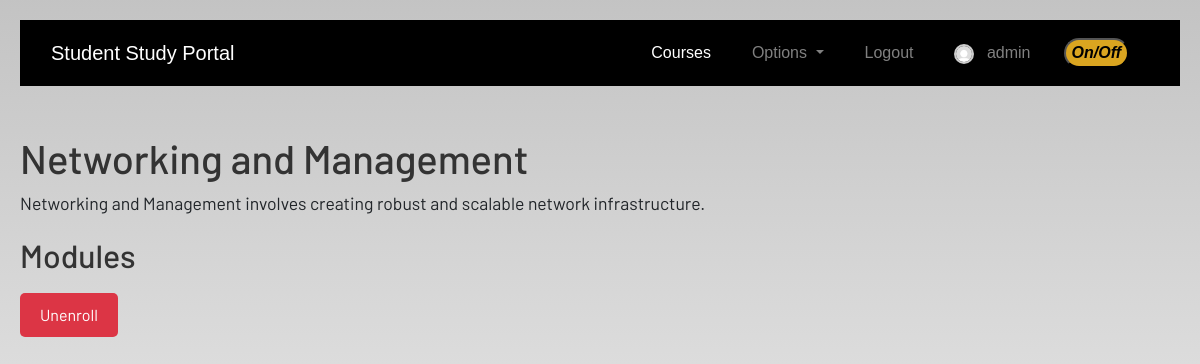
The app's page /courses/course/8/ (signed in) with its own data.
### course_enlistment/models.py (models this page shows, shortened)
class Course(models.Model):
    title = models.CharField(max_length=200)
    description = models.TextField()
    course_image = models.ImageField(upload_to='course_image', null=True, blank=True)
    created_at = models.DateTimeField(auto_now_add=True)
    updated_at = models.DateTimeField(auto_now=True)
    duration = models.DurationField(null=True, blank=True)

### course_enlistment/views.py (the view)
# urls.py: path('course/<int:course_id>/', views.course_detail, name='course_detail'),
@login_required
def course_detail(request, course_id):
    course = get_object_or_404(Course, id=course_id)
    modules = course.modules.all()
    enrolled = models.Enrollment.objects.filter(user=request.user, course=course).exists()
    return render(request, 'course_enlistment/course_detail.html', {'course': course, 'modules': modules, 'enrolled': enrolled})

### course_enlistment/templates/course_enlistment/course_detail.html (shortened to what this page needs)
{% extends 'dashboard/base.html' %}
{% block content %}
<!DOCTYPE html>
<html lang="en">
<head>
</head>
<body>
    <h1>{{ course.title }}</h1>
    <p class="course-description">{{ course.description }}</p>
    <h2>Modules</h2>
    <button class="btn btn-primary unenroll-btn" data-course-id="{{ course.id }}">Unenroll</button>
</html>
{% endblock %}

### dashboard/templates/dashboard/base.html (shortened to what this page needs)
<!DOCTYPE html>
{% load static %}
<html lang="en">
  <head>
    <link
      rel="stylesheet"
      href="https://stackpath.bootstrapcdn.com/bootstrap/4.3.1/css/bootstrap.min.css"
    />
    <link
      rel="stylesheet"
      href="https://use.fontawesome.com/releases/v5.7.2/css/all.css"
    />
    <link rel="stylesheet" href="{% static 'css/main.css' %}" />
  </head>
  <body>
    <header>
      <nav class="navbar navbar-expand-lg navbar-dark bg-dark">
        <div class="container-fluid">
          <a class="navbar-brand" href="{% url 'dashboard' %}">Student Study Portal</a>
          <div
            class="collapse navbar-collapse justify-content-end"
            id="navbarSupportedContent"
          >
            <ul class="navbar-nav mb-2 mb-lg-0">
              <li class="nav-item">
                <a class="nav-link active" aria-current="page" href="{%url 'course_list' %}">Courses</a>
              </li>
              <li class="nav-item dropdown">
                <a
                  class="nav-link dropdown-toggle"
                  href="#"
                  id="navbarDropdown"
                  role="button"
                  data-toggle="dropdown"
                  aria-haspopup="true"
                  aria-expanded="false"
                >
                  Options
                </a>
              </li>
              <li class="nav-item">
                <a class="nav-link" href="{% url 'logout' %}">Logout</a>
              </li>
              <li class="nav-item">
                <a class="nav-link" href="{% url 'profile' %}">
                    <img src="{% static 'images/default-profile-pic.png' %}" alt="Profile-Pic" width="20" height="20">
                    {{ request.user.username }}
                </a>
            </li>
            <li class="nav-item">
              <div><button
                style="border-radius:25px;
                 background-color:goldenrod"
                     onclick="changeColor()">
                    <i>
                        <b>
                 On/Off
                    </b>
                </i>
                </button>
            </div>
            </li>
            </ul>
          </div>
        </div>
      </nav>
    </header>
    <br /><br />
    <main>
      {% block content %}
      {% endblock content %}
    </main>
  </body>
</html>

### static/css/main.css (style rules this page uses)
html { scroll-behavior: smooth; height: 100%; width: 100%; }
main { font-family: Barlow, Quicksand, Rubik, sans-serif, serif, 'Times New Roman', Times, serif !important; }
.navbar { background-color: rgb(0, 0, 0) !important; }
a { text-decoration: none !important; color: black; }
.navbar .nav-item { display: flex; align-items: center; padding: 5px; margin-right: 15px; }
.navbar .nav-item img { border-radius: 50%; margin-right: 8px; border: 2px solid #ccc; width: 20px; height: 20px; }
html, body { max-width: 100%; overflow-x: hidden; height: 100%; width: 100%; }
body { background: linear-gradient(rgba(0, 0, 0, 0.2), rgba(255, 255, 255, 0.5)); overflow-x: hidden; background-repeat: no-repeat; }

### course_enlistment/templates/course_enlistment/course_detail.html (style rules this page uses)
body { font-family: Arial, sans-serif; background-color: #f4f4f4; margin: 0; padding: 20px; }
h1, h2 { color: #333; }
.course-description { font-size: 1.1em; margin-bottom: 20px; }
.unenroll-btn { background-color: #dc3545; color: white; padding: 10px 20px; font-size: 16px; border: none; border-radius: 5px; cursor: pointer; margin-top: 10px; }

### records on screen
Course: title "Networking and Management", description "Networking and Management involves creating robust and scalable network infrastructure."

### other values on screen
{{ request.user.username }} "admin"
